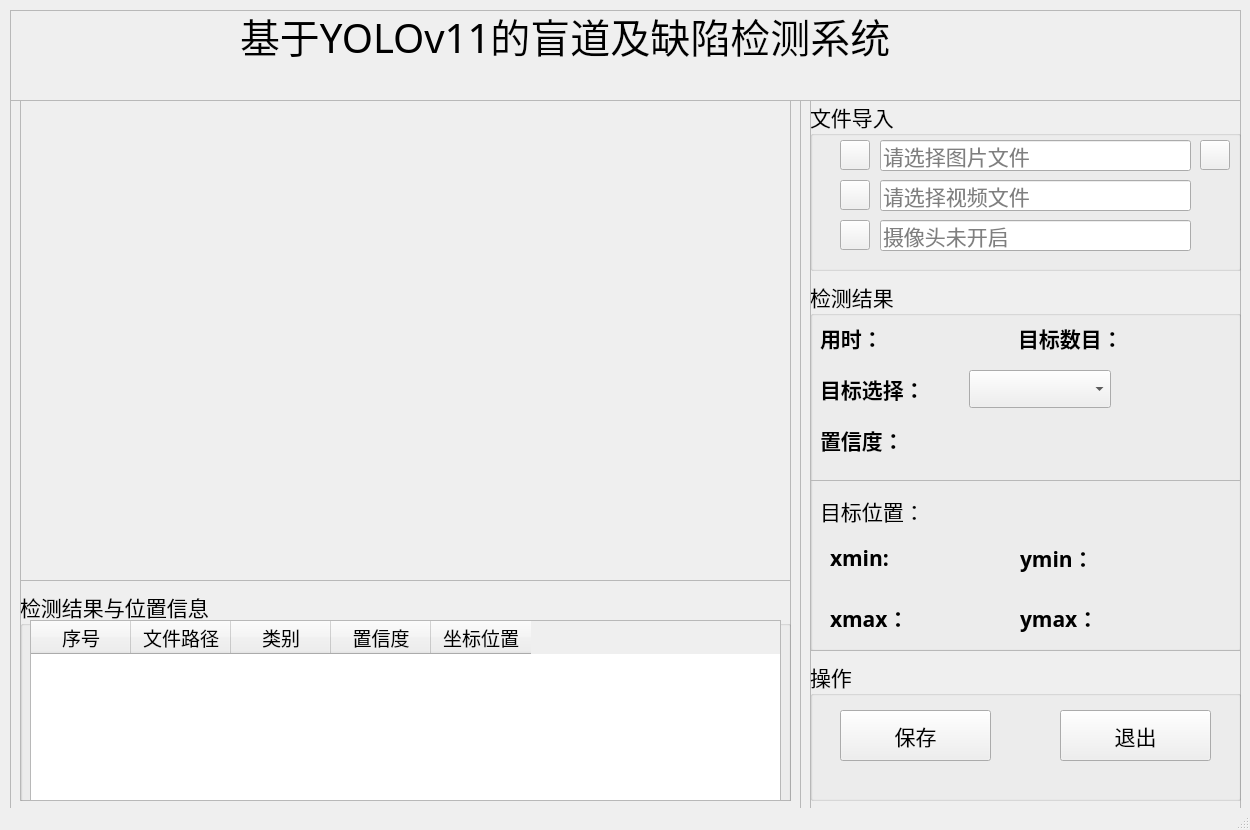
<?xml version="1.0" encoding="UTF-8"?>
<ui version="4.0">
 <class>MainWindow</class>
 <widget class="QMainWindow" name="MainWindow">
  <property name="geometry">
   <rect>
    <x>0</x>
    <y>0</y>
    <width>1250</width>
    <height>830</height>
   </rect>
  </property>
  <property name="minimumSize">
   <size>
    <width>1250</width>
    <height>830</height>
   </size>
  </property>
  <property name="maximumSize">
   <size>
    <width>1250</width>
    <height>830</height>
   </size>
  </property>
  <property name="windowTitle">
   <string>基于YOLOv8深度学习的PCB板缺陷检测系统</string>
  </property>
  <property name="windowIcon">
   <iconset resource="ui_sources.qrc">
    <normaloff>:/icons/ui_imgs/icons/目标检测.png</normaloff>:/icons/ui_imgs/icons/目标检测.png</iconset>
  </property>
  <widget class="QWidget" name="centralwidget">
   <widget class="QFrame" name="frame">
    <property name="geometry">
     <rect>
      <x>10</x>
      <y>100</y>
      <width>791</width>
      <height>711</height>
     </rect>
    </property>
    <property name="frameShape">
     <enum>QFrame::StyledPanel</enum>
    </property>
    <property name="frameShadow">
     <enum>QFrame::Raised</enum>
    </property>
    <widget class="QFrame" name="frame_2">
     <property name="geometry">
      <rect>
       <x>10</x>
       <y>0</y>
       <width>771</width>
       <height>481</height>
      </rect>
     </property>
     <property name="frameShape">
      <enum>QFrame::StyledPanel</enum>
     </property>
     <property name="frameShadow">
      <enum>QFrame::Raised</enum>
     </property>
     <widget class="QLabel" name="label_show">
      <property name="geometry">
       <rect>
        <x>0</x>
        <y>0</y>
        <width>770</width>
        <height>480</height>
       </rect>
      </property>
      <property name="minimumSize">
       <size>
        <width>770</width>
        <height>480</height>
       </size>
      </property>
      <property name="maximumSize">
       <size>
        <width>770</width>
        <height>480</height>
       </size>
      </property>
      <property name="styleSheet">
       <string notr="true">border-image: url(:/icons/ui_imgs/2.png);</string>
      </property>
      <property name="text">
       <string/>
      </property>
     </widget>
    </widget>
    <widget class="QFrame" name="frame_3">
     <property name="geometry">
      <rect>
       <x>10</x>
       <y>480</y>
       <width>771</width>
       <height>221</height>
      </rect>
     </property>
     <property name="frameShape">
      <enum>QFrame::StyledPanel</enum>
     </property>
     <property name="frameShadow">
      <enum>QFrame::Raised</enum>
     </property>
     <widget class="QGroupBox" name="groupBox_3">
      <property name="geometry">
       <rect>
        <x>0</x>
        <y>10</y>
        <width>771</width>
        <height>221</height>
       </rect>
      </property>
      <property name="font">
       <font>
        <family>华文楷体</family>
        <pointsize>16</pointsize>
       </font>
      </property>
      <property name="title">
       <string>检测结果与位置信息</string>
      </property>
      <widget class="QTableWidget" name="tableWidget">
       <property name="geometry">
        <rect>
         <x>10</x>
         <y>30</y>
         <width>751</width>
         <height>181</height>
        </rect>
       </property>
       <property name="font">
        <font>
         <family>华文楷体</family>
         <pointsize>14</pointsize>
        </font>
       </property>
       <column>
        <property name="text">
         <string>序号</string>
        </property>
       </column>
       <column>
        <property name="text">
         <string>文件路径</string>
        </property>
       </column>
       <column>
        <property name="text">
         <string>类别</string>
        </property>
       </column>
       <column>
        <property name="text">
         <string>置信度</string>
        </property>
       </column>
       <column>
        <property name="text">
         <string>坐标位置</string>
        </property>
       </column>
      </widget>
     </widget>
    </widget>
   </widget>
   <widget class="QFrame" name="frame_4">
    <property name="geometry">
     <rect>
      <x>810</x>
      <y>100</y>
      <width>431</width>
      <height>711</height>
     </rect>
    </property>
    <property name="frameShape">
     <enum>QFrame::StyledPanel</enum>
    </property>
    <property name="frameShadow">
     <enum>QFrame::Raised</enum>
    </property>
    <widget class="QGroupBox" name="groupBox">
     <property name="geometry">
      <rect>
       <x>0</x>
       <y>0</y>
       <width>431</width>
       <height>171</height>
      </rect>
     </property>
     <property name="font">
      <font>
       <family>华文楷体</family>
       <pointsize>16</pointsize>
      </font>
     </property>
     <property name="title">
      <string>文件导入</string>
     </property>
     <widget class="QLineEdit" name="PiclineEdit">
      <property name="geometry">
       <rect>
        <x>70</x>
        <y>40</y>
        <width>311</width>
        <height>31</height>
       </rect>
      </property>
      <property name="inputMask">
       <string/>
      </property>
      <property name="placeholderText">
       <string>请选择图片文件</string>
      </property>
     </widget>
     <widget class="QLineEdit" name="VideolineEdit">
      <property name="geometry">
       <rect>
        <x>70</x>
        <y>80</y>
        <width>311</width>
        <height>31</height>
       </rect>
      </property>
      <property name="placeholderText">
       <string>请选择视频文件</string>
      </property>
     </widget>
     <widget class="QPushButton" name="CapBtn">
      <property name="geometry">
       <rect>
        <x>30</x>
        <y>120</y>
        <width>30</width>
        <height>30</height>
       </rect>
      </property>
      <property name="styleSheet">
       <string notr="true">border-image: url(:/icons/ui_imgs/icons/camera.png);</string>
      </property>
      <property name="text">
       <string/>
      </property>
     </widget>
     <widget class="QPushButton" name="PicBtn">
      <property name="geometry">
       <rect>
        <x>30</x>
        <y>40</y>
        <width>30</width>
        <height>30</height>
       </rect>
      </property>
      <property name="styleSheet">
       <string notr="true">border-image: url(:/icons/ui_imgs/icons/img.png);</string>
      </property>
      <property name="text">
       <string/>
      </property>
     </widget>
     <widget class="QPushButton" name="VideoBtn">
      <property name="geometry">
       <rect>
        <x>30</x>
        <y>80</y>
        <width>30</width>
        <height>30</height>
       </rect>
      </property>
      <property name="styleSheet">
       <string notr="true">border-image: url(:/icons/ui_imgs/icons/video.png);</string>
      </property>
      <property name="text">
       <string/>
      </property>
     </widget>
     <widget class="QLineEdit" name="CaplineEdit">
      <property name="geometry">
       <rect>
        <x>70</x>
        <y>120</y>
        <width>311</width>
        <height>31</height>
       </rect>
      </property>
      <property name="placeholderText">
       <string>摄像头未开启</string>
      </property>
     </widget>
     <widget class="QPushButton" name="FilesBtn">
      <property name="geometry">
       <rect>
        <x>390</x>
        <y>40</y>
        <width>30</width>
        <height>30</height>
       </rect>
      </property>
      <property name="styleSheet">
       <string notr="true">border-image: url(:/icons/ui_imgs/icons/folder.png);</string>
      </property>
      <property name="text">
       <string/>
      </property>
     </widget>
    </widget>
    <widget class="QGroupBox" name="groupBox_2">
     <property name="geometry">
      <rect>
       <x>0</x>
       <y>180</y>
       <width>431</width>
       <height>371</height>
      </rect>
     </property>
     <property name="font">
      <font>
       <family>华文楷体</family>
       <pointsize>16</pointsize>
      </font>
     </property>
     <property name="title">
      <string>检测结果</string>
     </property>
     <widget class="QFrame" name="frame_6">
      <property name="geometry">
       <rect>
        <x>0</x>
        <y>200</y>
        <width>431</width>
        <height>171</height>
       </rect>
      </property>
      <property name="frameShape">
       <enum>QFrame::StyledPanel</enum>
      </property>
      <property name="frameShadow">
       <enum>QFrame::Raised</enum>
      </property>
      <widget class="QLabel" name="label_4">
       <property name="geometry">
        <rect>
         <x>10</x>
         <y>10</y>
         <width>131</width>
         <height>41</height>
        </rect>
       </property>
       <property name="font">
        <font>
         <family>华文楷体</family>
         <pointsize>16</pointsize>
        </font>
       </property>
       <property name="styleSheet">
        <string notr="true"/>
       </property>
       <property name="text">
        <string>目标位置：</string>
       </property>
      </widget>
      <widget class="QWidget" name="layoutWidget">
       <property name="geometry">
        <rect>
         <x>20</x>
         <y>60</y>
         <width>161</width>
         <height>37</height>
        </rect>
       </property>
       <layout class="QHBoxLayout" name="horizontalLayout">
        <item>
         <widget class="QLabel" name="label_6">
          <property name="font">
           <font>
            <family>华文楷体</family>
            <pointsize>16</pointsize>
            <weight>50</weight>
            <bold>false</bold>
           </font>
          </property>
          <property name="text">
           <string>&lt;html&gt;&lt;head/&gt;&lt;body&gt;&lt;p&gt;&lt;span style=&quot; font-weight:600;&quot;&gt;xmin:&lt;/span&gt;&lt;/p&gt;&lt;/body&gt;&lt;/html&gt;</string>
          </property>
         </widget>
        </item>
        <item>
         <widget class="QLabel" name="label_xmin">
          <property name="palette">
           <palette>
            <active>
             <colorrole role="WindowText">
              <brush brushstyle="SolidPattern">
               <color alpha="255">
                <red>255</red>
                <green>0</green>
                <blue>0</blue>
               </color>
              </brush>
             </colorrole>
            </active>
            <inactive>
             <colorrole role="WindowText">
              <brush brushstyle="SolidPattern">
               <color alpha="255">
                <red>255</red>
                <green>0</green>
                <blue>0</blue>
               </color>
              </brush>
             </colorrole>
            </inactive>
            <disabled>
             <colorrole role="WindowText">
              <brush brushstyle="SolidPattern">
               <color alpha="255">
                <red>120</red>
                <green>120</green>
                <blue>120</blue>
               </color>
              </brush>
             </colorrole>
            </disabled>
           </palette>
          </property>
          <property name="text">
           <string/>
          </property>
         </widget>
        </item>
       </layout>
      </widget>
      <widget class="QWidget" name="layoutWidget">
       <property name="geometry">
        <rect>
         <x>210</x>
         <y>60</y>
         <width>161</width>
         <height>37</height>
        </rect>
       </property>
       <layout class="QHBoxLayout" name="horizontalLayout_2">
        <item>
         <widget class="QLabel" name="label_8">
          <property name="text">
           <string>&lt;html&gt;&lt;head/&gt;&lt;body&gt;&lt;p&gt;&lt;span style=&quot; font-weight:600;&quot;&gt;ymin：&lt;/span&gt;&lt;/p&gt;&lt;/body&gt;&lt;/html&gt;</string>
          </property>
         </widget>
        </item>
        <item>
         <widget class="QLabel" name="label_ymin">
          <property name="palette">
           <palette>
            <active>
             <colorrole role="WindowText">
              <brush brushstyle="SolidPattern">
               <color alpha="255">
                <red>255</red>
                <green>0</green>
                <blue>0</blue>
               </color>
              </brush>
             </colorrole>
            </active>
            <inactive>
             <colorrole role="WindowText">
              <brush brushstyle="SolidPattern">
               <color alpha="255">
                <red>255</red>
                <green>0</green>
                <blue>0</blue>
               </color>
              </brush>
             </colorrole>
            </inactive>
            <disabled>
             <colorrole role="WindowText">
              <brush brushstyle="SolidPattern">
               <color alpha="255">
                <red>120</red>
                <green>120</green>
                <blue>120</blue>
               </color>
              </brush>
             </colorrole>
            </disabled>
           </palette>
          </property>
          <property name="text">
           <string/>
          </property>
         </widget>
        </item>
       </layout>
      </widget>
      <widget class="QWidget" name="layoutWidget">
       <property name="geometry">
        <rect>
         <x>20</x>
         <y>120</y>
         <width>161</width>
         <height>37</height>
        </rect>
       </property>
       <layout class="QHBoxLayout" name="horizontalLayout_3">
        <item>
         <widget class="QLabel" name="label_7">
          <property name="text">
           <string>&lt;html&gt;&lt;head/&gt;&lt;body&gt;&lt;p&gt;&lt;span style=&quot; font-weight:600;&quot;&gt;xmax：&lt;/span&gt;&lt;/p&gt;&lt;/body&gt;&lt;/html&gt;</string>
          </property>
         </widget>
        </item>
        <item>
         <widget class="QLabel" name="label_xmax">
          <property name="palette">
           <palette>
            <active>
             <colorrole role="WindowText">
              <brush brushstyle="SolidPattern">
               <color alpha="255">
                <red>255</red>
                <green>0</green>
                <blue>0</blue>
               </color>
              </brush>
             </colorrole>
            </active>
            <inactive>
             <colorrole role="WindowText">
              <brush brushstyle="SolidPattern">
               <color alpha="255">
                <red>255</red>
                <green>0</green>
                <blue>0</blue>
               </color>
              </brush>
             </colorrole>
            </inactive>
            <disabled>
             <colorrole role="WindowText">
              <brush brushstyle="SolidPattern">
               <color alpha="255">
                <red>120</red>
                <green>120</green>
                <blue>120</blue>
               </color>
              </brush>
             </colorrole>
            </disabled>
           </palette>
          </property>
          <property name="text">
           <string/>
          </property>
         </widget>
        </item>
       </layout>
      </widget>
      <widget class="QWidget" name="layoutWidget">
       <property name="geometry">
        <rect>
         <x>210</x>
         <y>120</y>
         <width>161</width>
         <height>37</height>
        </rect>
       </property>
       <layout class="QHBoxLayout" name="horizontalLayout_4">
        <item>
         <widget class="QLabel" name="label_9">
          <property name="text">
           <string>&lt;html&gt;&lt;head/&gt;&lt;body&gt;&lt;p&gt;&lt;span style=&quot; font-weight:600;&quot;&gt;ymax：&lt;/span&gt;&lt;/p&gt;&lt;/body&gt;&lt;/html&gt;</string>
          </property>
         </widget>
        </item>
        <item>
         <widget class="QLabel" name="label_ymax">
          <property name="palette">
           <palette>
            <active>
             <colorrole role="WindowText">
              <brush brushstyle="SolidPattern">
               <color alpha="255">
                <red>255</red>
                <green>0</green>
                <blue>0</blue>
               </color>
              </brush>
             </colorrole>
            </active>
            <inactive>
             <colorrole role="WindowText">
              <brush brushstyle="SolidPattern">
               <color alpha="255">
                <red>255</red>
                <green>0</green>
                <blue>0</blue>
               </color>
              </brush>
             </colorrole>
            </inactive>
            <disabled>
             <colorrole role="WindowText">
              <brush brushstyle="SolidPattern">
               <color alpha="255">
                <red>120</red>
                <green>120</green>
                <blue>120</blue>
               </color>
              </brush>
             </colorrole>
            </disabled>
           </palette>
          </property>
          <property name="text">
           <string/>
          </property>
         </widget>
        </item>
       </layout>
      </widget>
     </widget>
     <widget class="QWidget" name="layoutWidget">
      <property name="geometry">
       <rect>
        <x>208</x>
        <y>40</y>
        <width>211</width>
        <height>37</height>
       </rect>
      </property>
      <layout class="QHBoxLayout" name="horizontalLayout_5">
       <item>
        <widget class="QLabel" name="label">
         <property name="text">
          <string>&lt;html&gt;&lt;head/&gt;&lt;body&gt;&lt;p&gt;&lt;span style=&quot; font-weight:600;&quot;&gt;目标数目：&lt;/span&gt;&lt;/p&gt;&lt;/body&gt;&lt;/html&gt;</string>
         </property>
        </widget>
       </item>
       <item>
        <widget class="QLabel" name="label_nums">
         <property name="palette">
          <palette>
           <active>
            <colorrole role="WindowText">
             <brush brushstyle="SolidPattern">
              <color alpha="255">
               <red>255</red>
               <green>0</green>
               <blue>0</blue>
              </color>
             </brush>
            </colorrole>
            <colorrole role="Text">
             <brush brushstyle="SolidPattern">
              <color alpha="255">
               <red>0</red>
               <green>0</green>
               <blue>0</blue>
              </color>
             </brush>
            </colorrole>
           </active>
           <inactive>
            <colorrole role="WindowText">
             <brush brushstyle="SolidPattern">
              <color alpha="255">
               <red>255</red>
               <green>0</green>
               <blue>0</blue>
              </color>
             </brush>
            </colorrole>
            <colorrole role="Text">
             <brush brushstyle="SolidPattern">
              <color alpha="255">
               <red>0</red>
               <green>0</green>
               <blue>0</blue>
              </color>
             </brush>
            </colorrole>
           </inactive>
           <disabled>
            <colorrole role="WindowText">
             <brush brushstyle="SolidPattern">
              <color alpha="255">
               <red>120</red>
               <green>120</green>
               <blue>120</blue>
              </color>
             </brush>
            </colorrole>
            <colorrole role="Text">
             <brush brushstyle="SolidPattern">
              <color alpha="255">
               <red>120</red>
               <green>120</green>
               <blue>120</blue>
              </color>
             </brush>
            </colorrole>
           </disabled>
          </palette>
         </property>
         <property name="text">
          <string/>
         </property>
        </widget>
       </item>
      </layout>
     </widget>
     <widget class="QWidget" name="layoutWidget">
      <property name="geometry">
       <rect>
        <x>10</x>
        <y>90</y>
        <width>291</width>
        <height>38</height>
       </rect>
      </property>
      <layout class="QHBoxLayout" name="horizontalLayout_6">
       <item>
        <widget class="QLabel" name="label_5">
         <property name="text">
          <string>&lt;html&gt;&lt;head/&gt;&lt;body&gt;&lt;p&gt;&lt;span style=&quot; font-weight:600;&quot;&gt;目标选择：&lt;/span&gt;&lt;/p&gt;&lt;/body&gt;&lt;/html&gt;</string>
         </property>
        </widget>
       </item>
       <item>
        <widget class="QComboBox" name="comboBox"/>
       </item>
      </layout>
     </widget>
     <widget class="QWidget" name="layoutWidget_2">
      <property name="geometry">
       <rect>
        <x>10</x>
        <y>40</y>
        <width>171</width>
        <height>37</height>
       </rect>
      </property>
      <layout class="QHBoxLayout" name="horizontalLayout_7">
       <item>
        <widget class="QLabel" name="label_10">
         <property name="text">
          <string>&lt;html&gt;&lt;head/&gt;&lt;body&gt;&lt;p&gt;&lt;span style=&quot; font-weight:600;&quot;&gt;用时：&lt;/span&gt;&lt;/p&gt;&lt;/body&gt;&lt;/html&gt;</string>
         </property>
        </widget>
       </item>
       <item>
        <widget class="QLabel" name="time_lb">
         <property name="palette">
          <palette>
           <active>
            <colorrole role="WindowText">
             <brush brushstyle="SolidPattern">
              <color alpha="255">
               <red>255</red>
               <green>0</green>
               <blue>0</blue>
              </color>
             </brush>
            </colorrole>
            <colorrole role="Text">
             <brush brushstyle="SolidPattern">
              <color alpha="255">
               <red>0</red>
               <green>0</green>
               <blue>0</blue>
              </color>
             </brush>
            </colorrole>
           </active>
           <inactive>
            <colorrole role="WindowText">
             <brush brushstyle="SolidPattern">
              <color alpha="255">
               <red>255</red>
               <green>0</green>
               <blue>0</blue>
              </color>
             </brush>
            </colorrole>
            <colorrole role="Text">
             <brush brushstyle="SolidPattern">
              <color alpha="255">
               <red>0</red>
               <green>0</green>
               <blue>0</blue>
              </color>
             </brush>
            </colorrole>
           </inactive>
           <disabled>
            <colorrole role="WindowText">
             <brush brushstyle="SolidPattern">
              <color alpha="255">
               <red>120</red>
               <green>120</green>
               <blue>120</blue>
              </color>
             </brush>
            </colorrole>
            <colorrole role="Text">
             <brush brushstyle="SolidPattern">
              <color alpha="255">
               <red>120</red>
               <green>120</green>
               <blue>120</blue>
              </color>
             </brush>
            </colorrole>
           </disabled>
          </palette>
         </property>
         <property name="text">
          <string/>
         </property>
        </widget>
       </item>
      </layout>
     </widget>
     <widget class="QWidget" name="layoutWidget">
      <property name="geometry">
       <rect>
        <x>10</x>
        <y>140</y>
        <width>191</width>
        <height>41</height>
       </rect>
      </property>
      <layout class="QHBoxLayout" name="horizontalLayout_8">
       <item>
        <widget class="QLabel" name="label_11">
         <property name="text">
          <string>&lt;html&gt;&lt;head/&gt;&lt;body&gt;&lt;p&gt;&lt;span style=&quot; font-weight:600;&quot;&gt;置信度：&lt;/span&gt;&lt;/p&gt;&lt;/body&gt;&lt;/html&gt;</string>
         </property>
        </widget>
       </item>
       <item>
        <widget class="QLabel" name="label_conf">
         <property name="palette">
          <palette>
           <active>
            <colorrole role="WindowText">
             <brush brushstyle="SolidPattern">
              <color alpha="255">
               <red>255</red>
               <green>0</green>
               <blue>0</blue>
              </color>
             </brush>
            </colorrole>
           </active>
           <inactive>
            <colorrole role="WindowText">
             <brush brushstyle="SolidPattern">
              <color alpha="255">
               <red>255</red>
               <green>0</green>
               <blue>0</blue>
              </color>
             </brush>
            </colorrole>
           </inactive>
           <disabled>
            <colorrole role="WindowText">
             <brush brushstyle="SolidPattern">
              <color alpha="255">
               <red>120</red>
               <green>120</green>
               <blue>120</blue>
              </color>
             </brush>
            </colorrole>
           </disabled>
          </palette>
         </property>
         <property name="text">
          <string/>
         </property>
        </widget>
       </item>
      </layout>
     </widget>
    </widget>
    <widget class="QGroupBox" name="groupBox_4">
     <property name="geometry">
      <rect>
       <x>0</x>
       <y>560</y>
       <width>431</width>
       <height>141</height>
      </rect>
     </property>
     <property name="font">
      <font>
       <family>华文楷体</family>
       <pointsize>16</pointsize>
      </font>
     </property>
     <property name="title">
      <string>操作</string>
     </property>
     <widget class="QPushButton" name="SaveBtn">
      <property name="geometry">
       <rect>
        <x>30</x>
        <y>50</y>
        <width>151</width>
        <height>51</height>
       </rect>
      </property>
      <property name="text">
       <string>保存</string>
      </property>
      <property name="icon">
       <iconset resource="ui_sources.qrc">
        <normaloff>:/icons/ui_imgs/icons/保存.png</normaloff>:/icons/ui_imgs/icons/保存.png</iconset>
      </property>
      <property name="iconSize">
       <size>
        <width>30</width>
        <height>30</height>
       </size>
      </property>
     </widget>
     <widget class="QPushButton" name="ExitBtn">
      <property name="geometry">
       <rect>
        <x>250</x>
        <y>50</y>
        <width>151</width>
        <height>51</height>
       </rect>
      </property>
      <property name="text">
       <string>退出</string>
      </property>
      <property name="icon">
       <iconset resource="ui_sources.qrc">
        <normaloff>:/icons/ui_imgs/icons/退出.png</normaloff>:/icons/ui_imgs/icons/退出.png</iconset>
      </property>
      <property name="iconSize">
       <size>
        <width>30</width>
        <height>30</height>
       </size>
      </property>
     </widget>
    </widget>
   </widget>
   <widget class="QFrame" name="frame_5">
    <property name="geometry">
     <rect>
      <x>10</x>
      <y>10</y>
      <width>1231</width>
      <height>91</height>
     </rect>
    </property>
    <property name="frameShape">
     <enum>QFrame::StyledPanel</enum>
    </property>
    <property name="frameShadow">
     <enum>QFrame::Raised</enum>
    </property>
    <widget class="QLabel" name="label_3">
     <property name="geometry">
      <rect>
       <x>230</x>
       <y>0</y>
       <width>741</width>
       <height>51</height>
      </rect>
     </property>
     <property name="font">
      <font>
       <family>华文楷体</family>
       <pointsize>30</pointsize>
      </font>
     </property>
     <property name="text">
      <string>基于YOLOv11的盲道及缺陷检测系统</string>
     </property>
    </widget>
    <widget class="QLabel" name="label_2">
     <property name="geometry">
      <rect>
       <x>20</x>
       <y>60</y>
       <width>311</width>
       <height>21</height>
      </rect>
     </property>
     <property name="font">
      <font>
       <family>华文楷体</family>
       <pointsize>14</pointsize>
       <underline>true</underline>
      </font>
     </property>
     <property name="text">
      <string/>
     </property>
    </widget>
    <widget class="QLabel" name="label_12">
     <property name="geometry">
      <rect>
       <x>1070</x>
       <y>60</y>
       <width>131</width>
       <height>21</height>
      </rect>
     </property>
     <property name="font">
      <font>
       <family>华文楷体</family>
       <pointsize>14</pointsize>
       <underline>true</underline>
      </font>
     </property>
     <property name="text">
      <string/>
     </property>
    </widget>
   </widget>
  </widget>
  <widget class="QStatusBar" name="statusbar"/>
 </widget>
 <resources>
  <include location="ui_sources.qrc"/>
 </resources>
 <connections/>
</ui>
